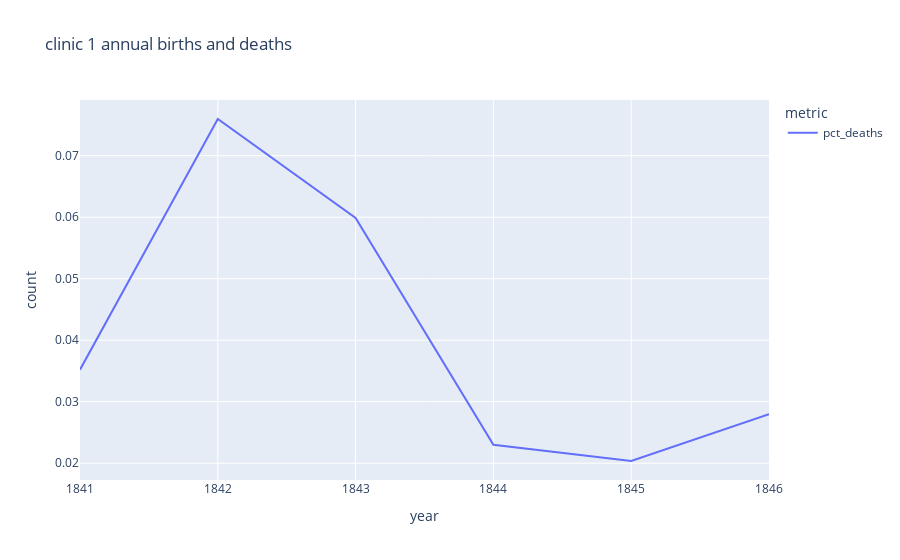

The notebook cell saved with this chart:
### Code cell
fig = px.line(clinic2_df, x='year', y=['pct_deaths'],
            title='clinic 1 annual births and deaths',
            labels = {'value': 'count', 'variable':'metric'})
fig.show()

### Figure 1 — Plotly figure (JSON) as saved in the notebook; plotly's stock layout.template omitted (floating-point values rounded to 4 significant figures)
{"data": [{"hovertemplate": "metric=pct_deaths<br>year=%{x}<br>count=%{y}<extra></extra>", "legendgroup": "pct_deaths", "line": {"color": "#636efa", "dash": "solid"}, "marker": {"symbol": "circle"}, "mode": "lines", "name": "pct_deaths", "orientation": "v", "showlegend": true, "type": "scatter", "x": [1841, 1842, 1843, 1844, 1845, 1846], "xaxis": "x", "y": [0.03522, 0.07597, 0.05988, 0.023, 0.02036, 0.02797], "yaxis": "y"}], "layout": {"legend": {"title": {"text": "metric"}, "tracegroupgap": 0}, "title": {"text": "clinic 1 annual births and deaths"}, "xaxis": {"anchor": "y", "domain": [0, 1], "title": {"text": "year"}}, "yaxis": {"anchor": "x", "domain": [0, 1], "title": {"text": "count"}}}}
